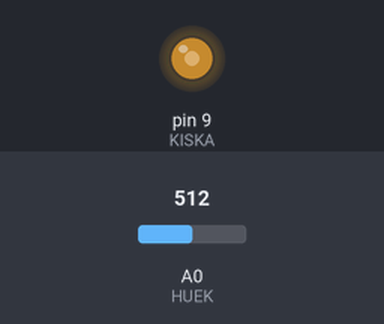
Bench run of a sketch on a simulated Arduino Uno, built with avr-gcc and run on an emulated ATmega328P. Parts: output pins drawn as LEDs (lit = HIGH). Inputs (shaded band) come from the test bench; at power-on: A0 (HUEK) = 512.

Above: at 1.2 s.
1.3 s: A0 (HUEK) set to 716
At 2.5 s:
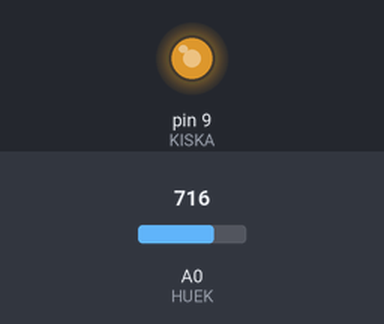
2.8 s: A0 (HUEK) set to 900
At 3.8 s:
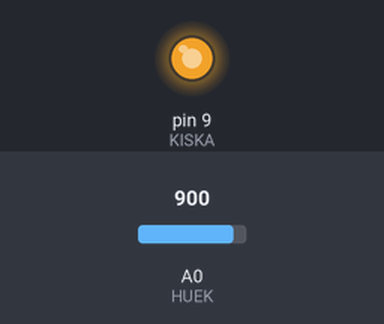
4.3 s: A0 (HUEK) set to 122
At 4.9 s:
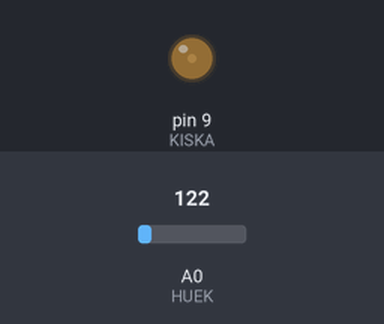
5.8 s: A0 (HUEK) set to 0
At 6.1 s:
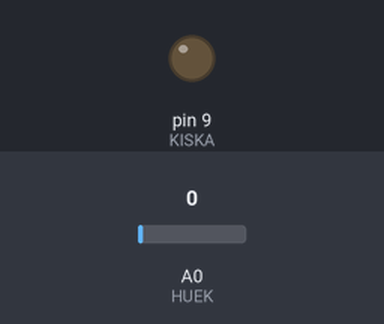
Timing chart, 0 to 8.3 s (numbered marks = the images above; inputs shaded):
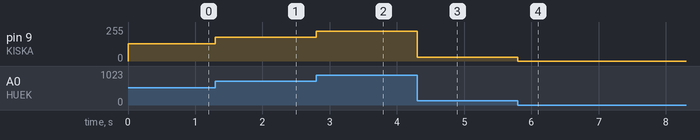

Measured:
- after the input at 1.3 s, pin 9 (KISKA): 128/255 → 179/255 at once
- after the input at 2.8 s, pin 9 (KISKA): 179/255 → 225/255 at once
- after the input at 4.3 s, pin 9 (KISKA): 225/255 → 30/255 at once
- after the input at 5.8 s, pin 9 (KISKA): 30/255 → 0/255 at once

The sketch:

sketch_jan05a.ino
```cpp
#define KISKA 9
#define HUEK A0

void setup(){
  pinMode(KISKA, OUTPUT);
  pinMode(HUEK, INPUT);
}
void loop(){
  int rotation, brightess;

  rotation = analogRead(HUEK);
  brightess = rotation / 4;

  analogWrite(KISKA, brightess);

}
```
